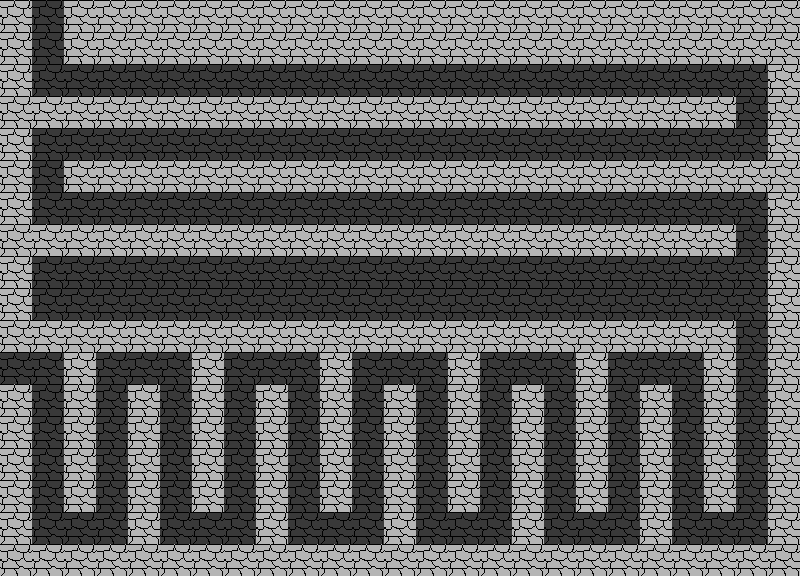

This game map was drawn from its Tiled (.tmx) file and the tilesets committed beside it. A one-line description and the full map source follow:
An orthogonal 25x18 tile map with 32x32 px tiles, 1 tile layer (floor) and 6 objects (3x door, 2x enemy, player).

<map version="1.10" tiledversion="1.11.2" orientation="orthogonal" renderorder="right-down" width="25" height="18" tilewidth="32" tileheight="32" infinite="0" nextlayerid="3" nextobjectid="8">
 <tileset firstgid="1" source="placeholder.tsx" />
 <layer id="1" name="floor" width="25" height="18">
  <data encoding="csv">
2,1,2,2,2,2,2,2,2,2,2,2,2,2,2,2,2,2,2,2,2,2,2,2,2,
2,1,2,2,2,2,2,2,2,2,2,2,2,2,2,2,2,2,2,2,2,2,2,2,2,
2,1,1,1,1,1,1,1,1,1,1,1,1,1,1,1,1,1,1,1,1,1,1,1,2,
2,2,2,2,2,2,2,2,2,2,2,2,2,2,2,2,2,2,2,2,2,2,2,1,2,
2,1,1,1,1,1,1,1,1,1,1,1,1,1,1,1,1,1,1,1,1,1,1,1,2,
2,1,2,2,2,2,2,2,2,2,2,2,2,2,2,2,2,2,2,2,2,2,2,2,2,
2,1,1,1,1,1,1,1,1,1,1,1,1,1,1,1,1,1,1,1,1,1,1,1,2,
2,2,2,2,2,2,2,2,2,2,2,2,2,2,2,2,2,2,2,2,2,2,2,1,2,
2,1,1,1,1,1,1,1,1,1,1,1,1,1,1,1,1,1,1,1,1,1,1,1,2,
2,1,1,1,1,1,1,1,1,1,1,1,1,1,1,1,1,1,1,1,1,1,1,1,2,
2,2,2,2,2,2,2,2,2,2,2,2,2,2,2,2,2,2,2,2,2,2,2,1,2,
1,1,2,1,1,1,2,1,1,1,2,1,1,1,2,1,1,1,2,1,1,1,2,1,2,
2,1,2,1,2,1,2,1,2,1,2,1,2,1,2,1,2,1,2,1,2,1,2,1,2,
2,1,2,1,2,1,2,1,2,1,2,1,2,1,2,1,2,1,2,1,2,1,2,1,2,
2,1,2,1,2,1,2,1,2,1,2,1,2,1,2,1,2,1,2,1,2,1,2,1,2,
2,1,2,1,2,1,2,1,2,1,2,1,2,1,2,1,2,1,2,1,2,1,2,1,2,
2,1,1,1,2,1,1,1,2,1,1,1,2,1,1,1,2,1,1,1,2,1,1,1,2,
2,2,2,2,2,2,2,2,2,2,2,2,2,2,2,2,2,2,2,2,2,2,2,2,2
</data>
 </layer>
 <objectgroup id="2" name="objects">
  <object id="1" type="door" gid="3" x="32" y="32" width="32" height="32" />
  <object id="3" type="door" gid="3" x="0" y="288" width="32" height="32" />
  <object id="4" type="door" gid="3" x="0" y="384" width="32" height="32" />
  <object id="5" type="player" gid="4" x="32" y="288" width="32" height="32" />
  <object id="6" type="enemy" gid="5" x="32" y="64" width="32" height="32" />
  <object id="7" type="enemy" gid="5" x="32" y="384" width="32" height="32" />
 </objectgroup>
</map>
